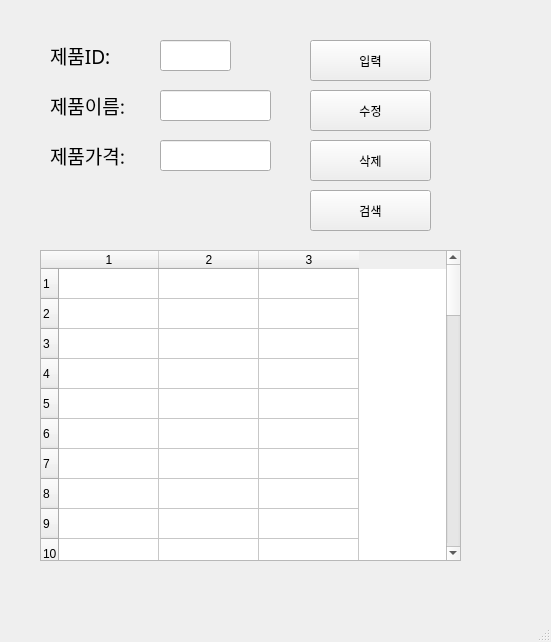
<?xml version="1.0" encoding="UTF-8"?>
<ui version="4.0">
 <class>MainWindow</class>
 <widget class="QMainWindow" name="MainWindow">
  <property name="geometry">
   <rect>
    <x>0</x>
    <y>0</y>
    <width>551</width>
    <height>642</height>
   </rect>
  </property>
  <property name="windowTitle">
   <string>MainWindow</string>
  </property>
  <widget class="QWidget" name="centralwidget">
   <widget class="QLabel" name="label">
    <property name="geometry">
     <rect>
      <x>50</x>
      <y>40</y>
      <width>91</width>
      <height>31</height>
     </rect>
    </property>
    <property name="font">
     <font>
      <family>맑은 고딕</family>
      <pointsize>14</pointsize>
     </font>
    </property>
    <property name="text">
     <string>제품ID:</string>
    </property>
   </widget>
   <widget class="QLabel" name="label_2">
    <property name="geometry">
     <rect>
      <x>50</x>
      <y>90</y>
      <width>101</width>
      <height>31</height>
     </rect>
    </property>
    <property name="font">
     <font>
      <family>맑은 고딕</family>
      <pointsize>14</pointsize>
     </font>
    </property>
    <property name="text">
     <string>제품이름:</string>
    </property>
   </widget>
   <widget class="QLabel" name="label_3">
    <property name="geometry">
     <rect>
      <x>50</x>
      <y>140</y>
      <width>101</width>
      <height>31</height>
     </rect>
    </property>
    <property name="font">
     <font>
      <family>맑은 고딕</family>
      <pointsize>14</pointsize>
     </font>
    </property>
    <property name="text">
     <string>제품가격:</string>
    </property>
   </widget>
   <widget class="QLineEdit" name="prodID">
    <property name="geometry">
     <rect>
      <x>160</x>
      <y>40</y>
      <width>71</width>
      <height>31</height>
     </rect>
    </property>
   </widget>
   <widget class="QLineEdit" name="prodName">
    <property name="geometry">
     <rect>
      <x>160</x>
      <y>90</y>
      <width>111</width>
      <height>31</height>
     </rect>
    </property>
   </widget>
   <widget class="QLineEdit" name="prodPrice">
    <property name="geometry">
     <rect>
      <x>160</x>
      <y>140</y>
      <width>111</width>
      <height>31</height>
     </rect>
    </property>
   </widget>
   <widget class="QPushButton" name="pushButton">
    <property name="geometry">
     <rect>
      <x>310</x>
      <y>40</y>
      <width>121</width>
      <height>41</height>
     </rect>
    </property>
    <property name="text">
     <string>입력</string>
    </property>
   </widget>
   <widget class="QPushButton" name="pushButton_2">
    <property name="geometry">
     <rect>
      <x>310</x>
      <y>90</y>
      <width>121</width>
      <height>41</height>
     </rect>
    </property>
    <property name="text">
     <string>수정</string>
    </property>
   </widget>
   <widget class="QPushButton" name="pushButton_3">
    <property name="geometry">
     <rect>
      <x>310</x>
      <y>140</y>
      <width>121</width>
      <height>41</height>
     </rect>
    </property>
    <property name="text">
     <string>삭제</string>
    </property>
   </widget>
   <widget class="QPushButton" name="pushButton_4">
    <property name="geometry">
     <rect>
      <x>310</x>
      <y>190</y>
      <width>121</width>
      <height>41</height>
     </rect>
    </property>
    <property name="text">
     <string>검색</string>
    </property>
   </widget>
   <widget class="QTableWidget" name="tableWidget">
    <property name="geometry">
     <rect>
      <x>40</x>
      <y>250</y>
      <width>421</width>
      <height>311</height>
     </rect>
    </property>
    <property name="rowCount">
     <number>50</number>
    </property>
    <property name="columnCount">
     <number>3</number>
    </property>
    <row/>
    <row/>
    <row/>
    <row/>
    <row/>
    <row/>
    <row/>
    <row/>
    <row/>
    <row/>
    <row/>
    <row/>
    <row/>
    <row/>
    <row/>
    <row/>
    <row/>
    <row/>
    <row/>
    <row/>
    <row/>
    <row/>
    <row/>
    <row/>
    <row/>
    <row/>
    <row/>
    <row/>
    <row/>
    <row/>
    <row/>
    <row/>
    <row/>
    <row/>
    <row/>
    <row/>
    <row/>
    <row/>
    <row/>
    <row/>
    <row/>
    <row/>
    <row/>
    <row/>
    <row/>
    <row/>
    <row/>
    <row/>
    <row/>
    <row/>
    <column/>
    <column/>
    <column/>
   </widget>
  </widget>
  <widget class="QMenuBar" name="menubar">
   <property name="geometry">
    <rect>
     <x>0</x>
     <y>0</y>
     <width>551</width>
     <height>33</height>
    </rect>
   </property>
  </widget>
  <widget class="QStatusBar" name="statusbar"/>
 </widget>
 <resources/>
 <connections>
  <connection>
   <sender>pushButton</sender>
   <signal>clicked()</signal>
   <receiver>MainWindow</receiver>
   <slot>addProduct()</slot>
   <hints>
    <hint type="sourcelabel">
     <x>372</x>
     <y>89</y>
    </hint>
    <hint type="destinationlabel">
     <x>453</x>
     <y>86</y>
    </hint>
   </hints>
  </connection>
  <connection>
   <sender>pushButton_2</sender>
   <signal>clicked()</signal>
   <receiver>MainWindow</receiver>
   <slot>updateProduct()</slot>
   <hints>
    <hint type="sourcelabel">
     <x>379</x>
     <y>144</y>
    </hint>
    <hint type="destinationlabel">
     <x>453</x>
     <y>137</y>
    </hint>
   </hints>
  </connection>
  <connection>
   <sender>pushButton_4</sender>
   <signal>clicked()</signal>
   <receiver>MainWindow</receiver>
   <slot>getProduct()</slot>
   <hints>
    <hint type="sourcelabel">
     <x>375</x>
     <y>246</y>
    </hint>
    <hint type="destinationlabel">
     <x>453</x>
     <y>235</y>
    </hint>
   </hints>
  </connection>
  <connection>
   <sender>pushButton_3</sender>
   <signal>clicked()</signal>
   <receiver>MainWindow</receiver>
   <slot>removeProduct()</slot>
   <hints>
    <hint type="sourcelabel">
     <x>413</x>
     <y>192</y>
    </hint>
    <hint type="destinationlabel">
     <x>452</x>
     <y>187</y>
    </hint>
   </hints>
  </connection>
 </connections>
 <slots>
  <slot>addProduct()</slot>
  <slot>removeProduct()</slot>
  <slot>updateProduct()</slot>
  <slot>getProduct()</slot>
 </slots>
</ui>
